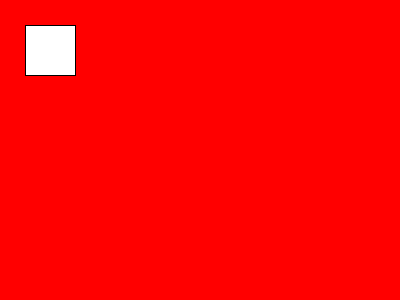
Frame 1 (no input)
Frame 60 (the mouse pressed at the canvas centre just before this capture): identical to frame 1, image omitted
Frame 120 (the mouse held since frame 60 and released just before this capture): identical to frame 1, image omitted

The Processing sketch that drew this single still picture (run headless with seeded random() and noise(); from frame 60 on, the mouse is pressed at the canvas centre):

// Processing sketch: Program_9_7
// ── Program_9_7.pde
void setup(){
  size(400,300);
  background(255,0,0);
}

void draw(){
  if(keyPressed){
    if(key=='b'|| key=='a'){
      fill(0);
    }
  }
  else{
    fill(255);
  }
  
  rect (25,25,50,50);
}
